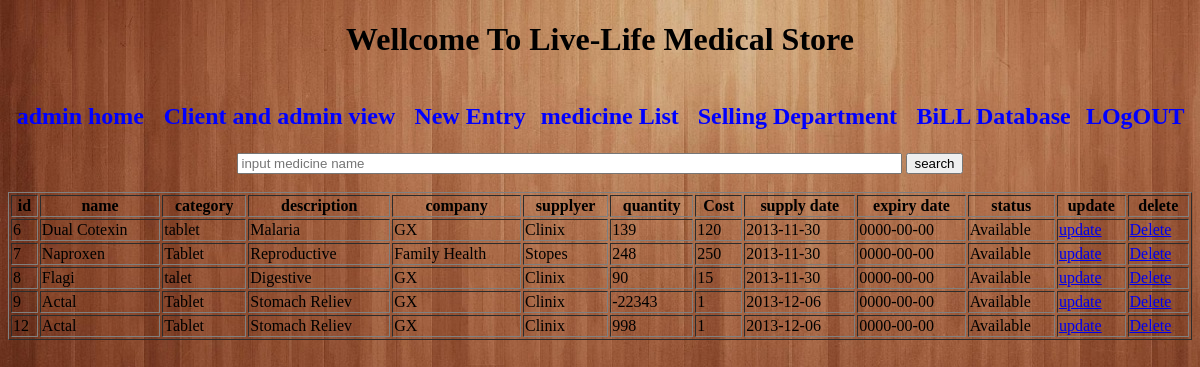
Page /code/medicine_view.php on the committed database.
### tables this page shows
CREATE TABLE IF NOT EXISTS `stock` (
`stock_id` tinyint(5) NOT NULL,
  `drug_name` varchar(20) NOT NULL,
  `category` varchar(20) NOT NULL,
  `description` varchar(50) NOT NULL,
  `company` varchar(20) NOT NULL,
  `supplier` varchar(20) NOT NULL,
  `quantity` int(11) NOT NULL,
  `cost` int(11) NOT NULL,
  `status` enum('Available','Inavailable') NOT NULL,
  `date_supplied` date NOT NULL,
  `expiry_date` date NOT NULL
);

### code/medicine_view.php (the view, shortened to what this page needs)
<!doctype html>
<html>
<head>
<link rel="stylesheet" href="css/admin.css">
</head>
<h1>Wellcome To Live-Life Medical Store</h1>
<div class="design">
<table border="0" class="info" style width="100%">
<thead>
<tr>
<th><a href="admin.php"  style="text-decoration:none"><span style="color:blue";><h2>admin home</h2></span></a></th>
<th><a href="admin_view.php"  style="text-decoration:none"><span style="color:blue";><h2>Client and admin view</h2></span></a></th>
<th><a href="new_entry.html"  style="text-decoration:none"><span style="color:blue";><h2>New Entry</h2></span></a></th>
<th><a href="medicine_view.php"  style="text-decoration:none"><span style="color:blue";><h2>medicine List</h2></span></a>
</th>
<th><a href="bill.php" style="text-decoration:none"><span style="color:blue";><h2>Selling Department</h2></span></a></th>
<th><a href="bill_data.php"  style="text-decoration:none"><span style="color:blue";><h2>BiLL Database</h2></span></a></th>
<th><a href="logout.php"  style="text-decoration:none"><span style="color:blue";><h2>LOgOUT</h2></span></a></th>
</tr>
</thead>
</table>
</div>
<?php
echo"<br>";
$sql="select * from `stock`";
$result=mysql_query($sql);
$nrow=mysql_num_rows($result);?>
<div align="center">
<table border="1px" width="100%">
		<tr>
		<th>id</th>
		<th>name</th>
		<th>category</th>
		<th>description</th>
		<th>company</th>
		<th>supplyer</th>
		<th>quantity</th>
		<th>Cost</th>
		<th>supply date</th>
		<th>expiry date</th>
		<th>status</th>
		<th> update</th>
		<th> delete</th>
		</tr>
	<?php while($row=mysql_fetch_assoc($result))
	{ ?>
		<tr>
		<td><?php echo $row['stock_id']; ?></td>
		<td><?php echo $row['drug_name']; ?></td>
		<td><?php echo $row['category']; ?></td>
		<td><?php echo $row['description']; ?></td>
		<td><?php  echo $row['company']; ?></td>
		<td><?php echo $row['supplier']; ?></td>
		<td><?php echo $row['quantity']; ?></td>
		<td><?php echo $row['cost']; ?></td>
		<td><?php echo $row['date_supplied']; ?></td>
		<td><?php echo $row['expiry_date']; ?></td>
		<td><?php echo $row['status']; ?></td>
		<td><a href="update_medicine.php?id=<?php echo $row['stock_id'];?>">update</a></td>
		<td><a href="delete_medicine.php?id=<?php echo $row['stock_id']; ?>" onclick="return confirm('Are you sure you wish to delete this Record?');">
                      <span class="delete" title="Delete"> Delete</span></a>
<?php
	}?>
</tr>
</table>
</div>
</html>

### code/css/admin.css (style rules this page uses)
body { background-color:lightblue; }

### code/medicine_view.php (style rules this page uses)
body { text-align:center; background-image: url("im.PNG"); font:black; }

### rows in the picture
stock: stock_id "6", drug_name "Dual Cotexin", category "tablet", description "Malaria", company "GX", supplier "Clinix", quantity "139", cost "120", date_supplied "2013-11-30", expiry_date "0000-00-00", status "Available"
stock: stock_id "7", drug_name "Naproxen", category "Tablet", description "Reproductive", company "Family Health", supplier "Stopes", quantity "248", cost "250", date_supplied "2013-11-30", expiry_date "0000-00-00", status "Available"
stock: stock_id "8", drug_name "Flagi", category "talet", description "Digestive", company "GX", supplier "Clinix", quantity "90", cost "15", date_supplied "2013-11-30", expiry_date "0000-00-00", status "Available"
stock: stock_id "9", drug_name "Actal", category "Tablet", description "Stomach Reliev", company "GX", supplier "Clinix", quantity "-22343", cost "1", date_supplied "2013-12-06", expiry_date "0000-00-00", status "Available"
stock: stock_id "12", drug_name "Actal", category "Tablet", description "Stomach Reliev", company "GX", supplier "Clinix", quantity "998", cost "1", date_supplied "2013-12-06", expiry_date "0000-00-00", status "Available"
